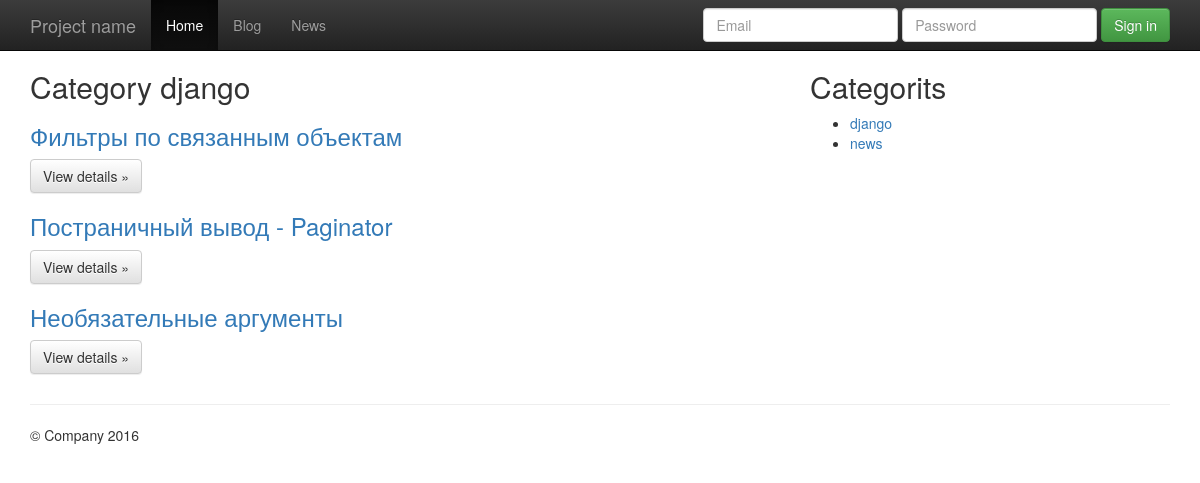
/blog/category/django/, run on the app's committed database.
### blog/models.py (models this page shows, shortened)
@python_2_unicode_compatible
class Article(models.Model):
    ARTICLE_STATUS = (
        ('D', 'Not Reviewed'),
        ('P', 'Published'),
        ('E', 'Expired'),
    )
    title = models.CharField(max_length=100, unique=True)
    slug = models.SlugField(max_length=100, unique=True, verbose_name='slug')
    status = models.IntegerField(default=0)
    content = models.TextField()
    status = models.CharField(max_length=1, choices=ARTICLE_STATUS, default='D')
    category = models.ForeignKey(Category, verbose_name="the related category")
    tags = models.ManyToManyField(Tag, verbose_name="the related tags", related_name="keyword_set", blank=True)
    views = models.IntegerField(default=0)
    publish_date = models.DateTimeField(auto_now=True, editable=False, help_text="Please use the following format: <em>YYYY-MM-DD</em>.")
    created_date = models.DateTimeField(auto_now_add=True, editable=False)
    def was_published_recently(self):
        return self.publish_date >= timezone.now() - datetime.timedelta(days=1)
    was_published_recently.admin_order_field = 'publish_date'
    was_published_recently.boolean = True
    was_published_recently.short_description = 'Published recently?'

class Category(models.Model):
    name = models.CharField(max_length=100)
    slug = models.SlugField(max_length=100, unique=True, verbose_name='slug')
    description = models.TextField(max_length=4096)
    def __str__(self):
        return '%s' % (self.name)

### blog/views.py (the view)
# urls.py: url(r'^category/(?P<categoryslug>.*)/$', views.category, name='category' ),
def category(request, categoryslug):
    name = Category.objects.get(slug=categoryslug)
    posts = Article.objects.filter(category=name)
    category_list = Category.objects.order_by('name')
    context = {'categories_list':category_list, 'blog_list': posts}
    return render(request, 'blog/singlecategory.html', context)

### templates/blog/singlecategory.html (shortened to what this page needs)
{% extends "base.html" %}
{% block content %}
      <div class="row">
        <div class="col-md-8">
             {% if blog_list %}
                <div id="categorieslist">
                    <h2>Category {{ blog_list.0.category }}</h2>
                    {% for item in blog_list %}
                      <h3><a href ="{% url 'blog:detail' item.slug %}">{{ item.title }}</a></h3>
                        <p><a class="btn btn-default" href="{% url 'blog:detail' item.slug %}" role="button">View details &raquo;</a></p>
                    {% endfor %}
                  {% else %}
                    <li>Sorry, no items in this list.</li>
                  {% endif %}
              </div>
        </div>
        <div class="col-md-4">
          <h2>Categorits</h2>
          {% if categories_list %}
            <ul>
                {% for category in categories_list %}
                <li><a href ="{% url 'blog:category' category.slug %}">{{ category.name }}</a></li>
                {% endfor %}
            </ul>
            {% else %}
            <strong>There are no categories present.</strong>
          {% endif %}
       </div>
  </div>
{% endblock content %}

### templates/includes/header.html (style rules this page uses)
body { padding-top: 50px; padding-bottom: 20px; }

### data on the page
Article: category.name "django", title "Фильтры по связанным объектам"
Article: title "Постраничный вывод - Paginator"
Article: title "Необязательные аргументы"
Category: name "django"
Category: name "news"
